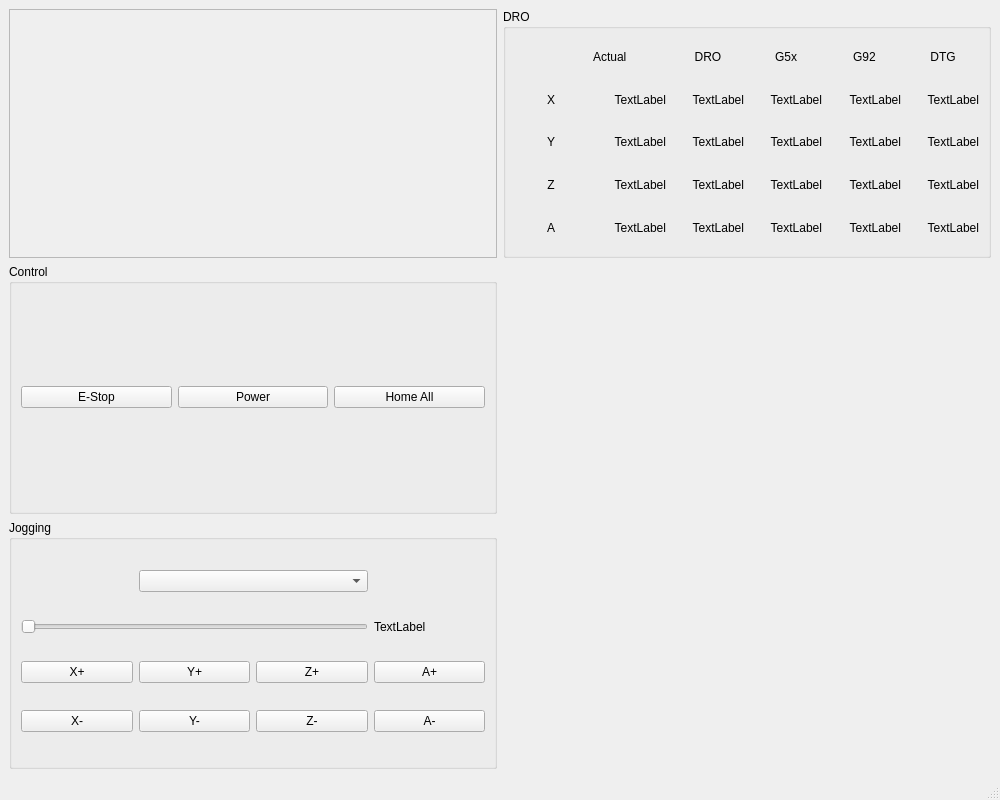
<?xml version="1.0" encoding="UTF-8"?>
<ui version="4.0">
 <class>MainWindow</class>
 <widget class="QMainWindow" name="MainWindow">
  <property name="geometry">
   <rect>
    <x>0</x>
    <y>0</y>
    <width>1000</width>
    <height>800</height>
   </rect>
  </property>
  <property name="windowTitle">
   <string>MainWindow</string>
  </property>
  <widget class="QWidget" name="centralwidget">
   <layout class="QGridLayout" name="gridLayout_4">
    <item row="0" column="0">
     <widget class="QFrame" name="plot_widget">
      <property name="frameShape">
       <enum>QFrame::StyledPanel</enum>
      </property>
      <property name="frameShadow">
       <enum>QFrame::Raised</enum>
      </property>
     </widget>
    </item>
    <item row="0" column="1">
     <widget class="QGroupBox" name="groupBox_2">
      <property name="title">
       <string>DRO</string>
      </property>
      <layout class="QGridLayout" name="gridLayout_2">
       <item row="4" column="3">
        <widget class="QLabel" name="g5x_lb_a">
         <property name="text">
          <string>TextLabel</string>
         </property>
         <property name="alignment">
          <set>Qt::AlignRight|Qt::AlignTrailing|Qt::AlignVCenter</set>
         </property>
        </widget>
       </item>
       <item row="4" column="1">
        <widget class="QLabel" name="actual_lb_a">
         <property name="text">
          <string>TextLabel</string>
         </property>
         <property name="alignment">
          <set>Qt::AlignRight|Qt::AlignTrailing|Qt::AlignVCenter</set>
         </property>
        </widget>
       </item>
       <item row="0" column="5">
        <widget class="QLabel" name="label_14">
         <property name="text">
          <string>DTG</string>
         </property>
         <property name="alignment">
          <set>Qt::AlignCenter</set>
         </property>
        </widget>
       </item>
       <item row="0" column="1">
        <widget class="QLabel" name="label_13">
         <property name="text">
          <string>Actual</string>
         </property>
        </widget>
       </item>
       <item row="2" column="3">
        <widget class="QLabel" name="g5x_lb_y">
         <property name="text">
          <string>TextLabel</string>
         </property>
         <property name="alignment">
          <set>Qt::AlignRight|Qt::AlignTrailing|Qt::AlignVCenter</set>
         </property>
        </widget>
       </item>
       <item row="3" column="0">
        <widget class="QLabel" name="label_11">
         <property name="text">
          <string>Z</string>
         </property>
         <property name="alignment">
          <set>Qt::AlignCenter</set>
         </property>
        </widget>
       </item>
       <item row="2" column="1">
        <widget class="QLabel" name="actual_lb_y">
         <property name="text">
          <string>TextLabel</string>
         </property>
         <property name="alignment">
          <set>Qt::AlignRight|Qt::AlignTrailing|Qt::AlignVCenter</set>
         </property>
        </widget>
       </item>
       <item row="0" column="3">
        <widget class="QLabel" name="label_3">
         <property name="text">
          <string>G5x</string>
         </property>
         <property name="alignment">
          <set>Qt::AlignCenter</set>
         </property>
        </widget>
       </item>
       <item row="2" column="0">
        <widget class="QLabel" name="label_10">
         <property name="text">
          <string>Y</string>
         </property>
         <property name="alignment">
          <set>Qt::AlignCenter</set>
         </property>
        </widget>
       </item>
       <item row="3" column="1">
        <widget class="QLabel" name="actual_lb_z">
         <property name="text">
          <string>TextLabel</string>
         </property>
         <property name="alignment">
          <set>Qt::AlignRight|Qt::AlignTrailing|Qt::AlignVCenter</set>
         </property>
        </widget>
       </item>
       <item row="2" column="2">
        <widget class="QLabel" name="dro_lb_y">
         <property name="text">
          <string>TextLabel</string>
         </property>
         <property name="alignment">
          <set>Qt::AlignRight|Qt::AlignTrailing|Qt::AlignVCenter</set>
         </property>
        </widget>
       </item>
       <item row="2" column="5">
        <widget class="QLabel" name="dtg_lb_y">
         <property name="text">
          <string>TextLabel</string>
         </property>
         <property name="alignment">
          <set>Qt::AlignRight|Qt::AlignTrailing|Qt::AlignVCenter</set>
         </property>
        </widget>
       </item>
       <item row="0" column="2">
        <widget class="QLabel" name="label_2">
         <property name="text">
          <string>DRO</string>
         </property>
         <property name="alignment">
          <set>Qt::AlignCenter</set>
         </property>
        </widget>
       </item>
       <item row="1" column="4">
        <widget class="QLabel" name="g92_lb_x">
         <property name="text">
          <string>TextLabel</string>
         </property>
         <property name="alignment">
          <set>Qt::AlignRight|Qt::AlignTrailing|Qt::AlignVCenter</set>
         </property>
        </widget>
       </item>
       <item row="4" column="4">
        <widget class="QLabel" name="g92_lb_a">
         <property name="text">
          <string>TextLabel</string>
         </property>
         <property name="alignment">
          <set>Qt::AlignRight|Qt::AlignTrailing|Qt::AlignVCenter</set>
         </property>
        </widget>
       </item>
       <item row="1" column="0">
        <widget class="QLabel" name="label">
         <property name="text">
          <string>X</string>
         </property>
         <property name="alignment">
          <set>Qt::AlignCenter</set>
         </property>
        </widget>
       </item>
       <item row="0" column="4">
        <widget class="QLabel" name="label_4">
         <property name="text">
          <string>G92</string>
         </property>
         <property name="alignment">
          <set>Qt::AlignCenter</set>
         </property>
        </widget>
       </item>
       <item row="1" column="3">
        <widget class="QLabel" name="g5x_lb_x">
         <property name="text">
          <string>TextLabel</string>
         </property>
         <property name="alignment">
          <set>Qt::AlignRight|Qt::AlignTrailing|Qt::AlignVCenter</set>
         </property>
        </widget>
       </item>
       <item row="4" column="5">
        <widget class="QLabel" name="dtg_lb_a">
         <property name="text">
          <string>TextLabel</string>
         </property>
         <property name="alignment">
          <set>Qt::AlignRight|Qt::AlignTrailing|Qt::AlignVCenter</set>
         </property>
        </widget>
       </item>
       <item row="4" column="0">
        <widget class="QLabel" name="label_12">
         <property name="text">
          <string>A</string>
         </property>
         <property name="alignment">
          <set>Qt::AlignCenter</set>
         </property>
        </widget>
       </item>
       <item row="3" column="4">
        <widget class="QLabel" name="g92_lb_z">
         <property name="text">
          <string>TextLabel</string>
         </property>
         <property name="alignment">
          <set>Qt::AlignRight|Qt::AlignTrailing|Qt::AlignVCenter</set>
         </property>
        </widget>
       </item>
       <item row="2" column="4">
        <widget class="QLabel" name="g92_lb_y">
         <property name="text">
          <string>TextLabel</string>
         </property>
         <property name="alignment">
          <set>Qt::AlignRight|Qt::AlignTrailing|Qt::AlignVCenter</set>
         </property>
        </widget>
       </item>
       <item row="4" column="2">
        <widget class="QLabel" name="dro_lb_a">
         <property name="text">
          <string>TextLabel</string>
         </property>
         <property name="alignment">
          <set>Qt::AlignRight|Qt::AlignTrailing|Qt::AlignVCenter</set>
         </property>
        </widget>
       </item>
       <item row="3" column="3">
        <widget class="QLabel" name="g5x_lb_z">
         <property name="text">
          <string>TextLabel</string>
         </property>
         <property name="alignment">
          <set>Qt::AlignRight|Qt::AlignTrailing|Qt::AlignVCenter</set>
         </property>
        </widget>
       </item>
       <item row="1" column="2">
        <widget class="QLabel" name="dro_lb_x">
         <property name="text">
          <string>TextLabel</string>
         </property>
         <property name="alignment">
          <set>Qt::AlignRight|Qt::AlignTrailing|Qt::AlignVCenter</set>
         </property>
        </widget>
       </item>
       <item row="1" column="5">
        <widget class="QLabel" name="dtg_lb_x">
         <property name="text">
          <string>TextLabel</string>
         </property>
         <property name="alignment">
          <set>Qt::AlignRight|Qt::AlignTrailing|Qt::AlignVCenter</set>
         </property>
        </widget>
       </item>
       <item row="1" column="1">
        <widget class="QLabel" name="actual_lb_x">
         <property name="text">
          <string>TextLabel</string>
         </property>
         <property name="alignment">
          <set>Qt::AlignRight|Qt::AlignTrailing|Qt::AlignVCenter</set>
         </property>
        </widget>
       </item>
       <item row="3" column="2">
        <widget class="QLabel" name="dro_lb_z">
         <property name="text">
          <string>TextLabel</string>
         </property>
         <property name="alignment">
          <set>Qt::AlignRight|Qt::AlignTrailing|Qt::AlignVCenter</set>
         </property>
        </widget>
       </item>
       <item row="3" column="5">
        <widget class="QLabel" name="dtg_lb_z">
         <property name="text">
          <string>TextLabel</string>
         </property>
         <property name="alignment">
          <set>Qt::AlignRight|Qt::AlignTrailing|Qt::AlignVCenter</set>
         </property>
        </widget>
       </item>
      </layout>
     </widget>
    </item>
    <item row="1" column="0">
     <widget class="QGroupBox" name="groupBox_3">
      <property name="title">
       <string>Control</string>
      </property>
      <layout class="QGridLayout" name="gridLayout_3">
       <item row="0" column="0">
        <widget class="QPushButton" name="estop_pb">
         <property name="text">
          <string>E-Stop</string>
         </property>
        </widget>
       </item>
       <item row="0" column="1">
        <widget class="QPushButton" name="power_pb">
         <property name="text">
          <string>Power</string>
         </property>
        </widget>
       </item>
       <item row="0" column="2">
        <widget class="QPushButton" name="home_all_pb">
         <property name="text">
          <string>Home All</string>
         </property>
        </widget>
       </item>
      </layout>
     </widget>
    </item>
    <item row="2" column="0">
     <widget class="QGroupBox" name="groupBox">
      <property name="title">
       <string>Jogging</string>
      </property>
      <layout class="QGridLayout" name="gridLayout">
       <item row="0" column="1" colspan="2">
        <widget class="QComboBox" name="jog_modes_cb"/>
       </item>
       <item row="2" column="2">
        <widget class="QPushButton" name="jog_plus_pb_2">
         <property name="text">
          <string>Z+</string>
         </property>
        </widget>
       </item>
       <item row="3" column="3">
        <widget class="QPushButton" name="jog_minus_pb_3">
         <property name="text">
          <string>A-</string>
         </property>
        </widget>
       </item>
       <item row="1" column="0" colspan="3">
        <widget class="QSlider" name="jog_vel_sl">
         <property name="orientation">
          <enum>Qt::Horizontal</enum>
         </property>
        </widget>
       </item>
       <item row="2" column="0">
        <widget class="QPushButton" name="jog_plus_pb_0">
         <property name="text">
          <string>X+</string>
         </property>
        </widget>
       </item>
       <item row="3" column="1">
        <widget class="QPushButton" name="jog_minus_pb_1">
         <property name="text">
          <string>Y-</string>
         </property>
        </widget>
       </item>
       <item row="3" column="2">
        <widget class="QPushButton" name="jog_minus_pb_2">
         <property name="text">
          <string>Z-</string>
         </property>
        </widget>
       </item>
       <item row="2" column="1">
        <widget class="QPushButton" name="jog_plus_pb_1">
         <property name="text">
          <string>Y+</string>
         </property>
        </widget>
       </item>
       <item row="3" column="0">
        <widget class="QPushButton" name="jog_minus_pb_0">
         <property name="text">
          <string>X-</string>
         </property>
        </widget>
       </item>
       <item row="1" column="3">
        <widget class="QLabel" name="jog_vel_lb">
         <property name="text">
          <string>TextLabel</string>
         </property>
        </widget>
       </item>
       <item row="2" column="3">
        <widget class="QPushButton" name="jog_plus_pb_3">
         <property name="text">
          <string>A+</string>
         </property>
        </widget>
       </item>
      </layout>
     </widget>
    </item>
   </layout>
  </widget>
  <widget class="QMenuBar" name="menubar">
   <property name="geometry">
    <rect>
     <x>0</x>
     <y>0</y>
     <width>1000</width>
     <height>24</height>
    </rect>
   </property>
  </widget>
  <widget class="QStatusBar" name="statusbar"/>
 </widget>
 <resources/>
 <connections/>
</ui>
